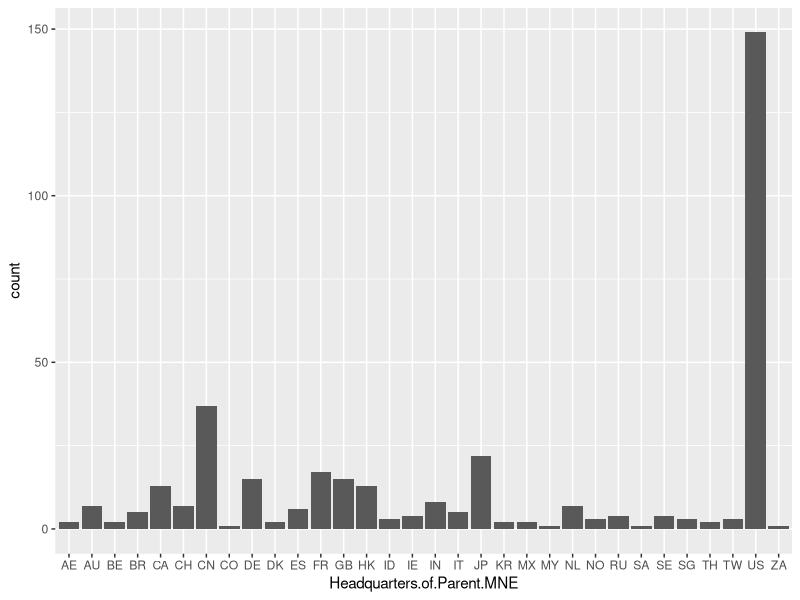

Source code (R): (Note: this script raises an error after producing the figure.)
#proyecto

dfIndicators <- read.table("OECD-ADIMA-Indicators.txt", sep="\t", dec=".", quote = "\"'",
                           header=TRUE, skip = 1, na.strings = "NA")

str(dfIndicators)
if(!require("ggplot2")) {
  install.packages("ggplot2")
  library("ggplot2")
}

#¿Dónde están las empresas multinacionales?

ggplot(dfIndicators, aes(x=Headquarters.of.Parent.MNE)) + geom_bar()

#¿Dónde pagan impuestos?






#¿Cómo ha afectado COVID a las multinacionales?

dfTrends <- read.table("OECD-ADIMA-500-Google-trends-monitor.txt", sep="\t", dec=".", quote = "\"'",
                           header=TRUE, skip = 1, na.strings = "NA")

dfTrends1 <- dfTrends[c(16,25,38,56,167,177,201,204,186),] #ahora todas filas y solo columnas 1,3
dfTest2